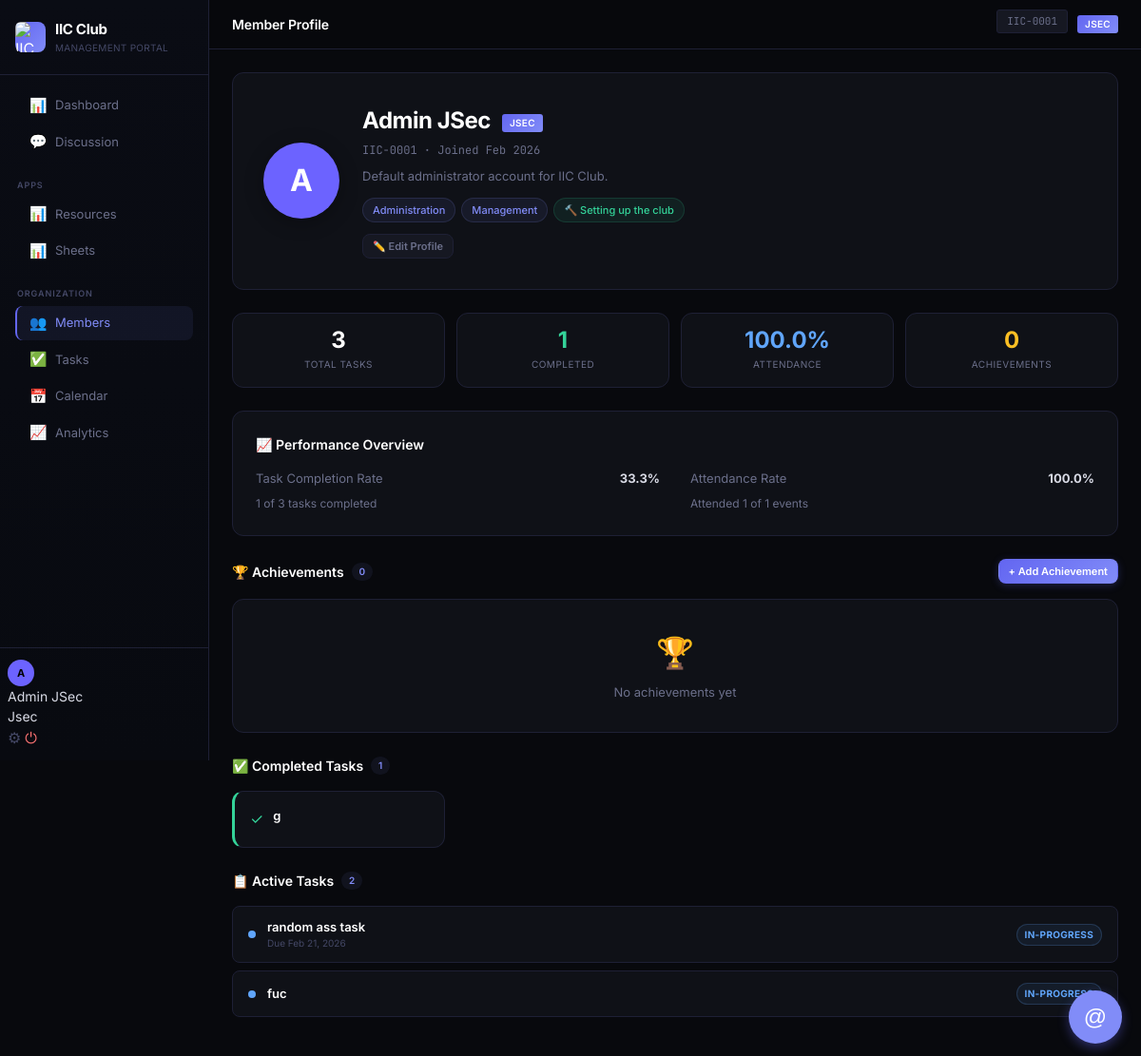
The app's page /members/1 (signed in) with its own data.
### models.py (models this page shows, shortened)
class User(db.Model):
    __tablename__ = 'users'
    id = db.Column(db.Integer, primary_key=True)
    unique_id = db.Column(db.String(20), unique=True, nullable=False)  # IIC-0001
    name = db.Column(db.String(100), nullable=False)
    email = db.Column(db.String(120), unique=True, nullable=False)
    password_hash = db.Column(db.String(256), nullable=False)
    role = db.Column(db.String(20), nullable=False, default='member')  # jsec, coordinator, member
    expertise = db.Column(db.String(255), default='')
    current_work = db.Column(db.String(255), default='')
    bio = db.Column(db.Text, default='')
    avatar_color = db.Column(db.String(7), default='#6C63FF')
    joined_at = db.Column(db.DateTime, default=datetime.utcnow)
    last_seen = db.Column(db.DateTime, default=datetime.utcnow)
    is_online = db.Column(db.Boolean, default=False)
    has_seen_tour = db.Column(db.Boolean, default=False)
    messages = db.relationship('Message', backref='author', lazy=True)
    resources = db.relationship('Resource', backref='shared_by', lazy=True)
    tasks_created = db.relationship('Task', foreign_keys='Task.created_by', backref='creator', lazy=True)
    events_created = db.relationship('Event', backref='creator', lazy=True)
    channel_memberships = db.relationship('ChannelMember', foreign_keys='ChannelMember.user_id', backref='member', lazy=True, cascade="all, delete-orphan")
    def can_manage_members(self):
        return self.role == 'jsec'
    def can_assign_work(self):
        return self.role in ('jsec', 'coordinator')

class Task(db.Model):
    __tablename__ = 'tasks'
    id = db.Column(db.Integer, primary_key=True)
    title = db.Column(db.String(200), nullable=False)
    description = db.Column(db.Text, default='')
    is_open = db.Column(db.Boolean, default=False)  # True = anyone can claim
    max_participants = db.Column(db.Integer, nullable=True)  # Max claimers for open tasks
    priority = db.Column(db.String(10), default='medium') # low, medium, high
    tags = db.Column(db.String(255), default='') # comma separated tags
    status = db.Column(db.String(20), default='pending')  # pending, in-progress, review, done
    due_date = db.Column(db.Date, nullable=True)
    created_by = db.Column(db.Integer, db.ForeignKey('users.id'), nullable=False)
    created_at = db.Column(db.DateTime, default=datetime.utcnow)
    submission_link = db.Column(db.String(500), default='')
    submission_notes = db.Column(db.Text, default='')
    assignees = db.relationship('TaskAssignee', backref='task', lazy=True, cascade="all, delete-orphan")

### views.py (the view)
@views.route('/members/<int:member_id>')
@login_required
def member_profile(member_id):
    member = User.query.get_or_404(member_id)
    task_ids = [ta.task_id for ta in TaskAssignee.query.filter_by(user_id=member.id).all()]
    member_tasks = Task.query.filter(Task.id.in_(task_ids)).all() if task_ids else []
    task_stats = {
        'total': len(member_tasks),
        'done': sum(1 for t in member_tasks if t.status == 'done'),
        'in_progress': sum(1 for t in member_tasks if t.status == 'in-progress'),
        'pending': sum(1 for t in member_tasks if t.status == 'pending'),
    }
    approved_achievements = Achievement.query.filter_by(user_id=member.id, status='approved').order_by(Achievement.created_at.desc()).all()
    pending_achievements = Achievement.query.filter_by(user_id=member.id, status='pending').order_by(Achievement.created_at.desc()).all()
    stats = AnalyticsService.get_member_stats(member.id)
    return render_template('member_profile.html',
        member=member, member_tasks=member_tasks, task_stats=task_stats,
        approved_achievements=approved_achievements,
        pending_achievements=pending_achievements,
        stats=stats
    )

### templates/member_profile.html (shortened to what this page needs)
{% extends 'base.html' %}
{% block page_title %}Member Profile{% endblock %}
{% block content %}
<div class="card profile-hero" style="margin-bottom: 1.5rem;">
    <div class="profile-hero-avatar" style="background-color: {{ member.avatar_color }};">
        {{ member.name[0] | upper }}
    </div>
    <div class="profile-hero-info">
        <div style="display:flex; align-items:center; gap:0.75rem; flex-wrap:wrap;">
            <h1 class="profile-hero-name">{{ member.name }}</h1>
            <span class="profile-role role-{{ member.role }}">{{ member.role | upper }}</span>
        </div>
        <div class="profile-hero-id">{{ member.unique_id }} · Joined {{ member.joined_at.strftime('%b %Y') }}</div>
        <p class="profile-hero-bio" id="bioDisplay">{{ member.bio or 'No bio yet' }}</p>
        <div class="profile-tags">
            {% if member.expertise %}
                {% for tag in member.expertise.split(',') %}
                    {% if tag.strip() %}
                    <span class="profile-tag">{{ tag.strip() }}</span>
                    {% endif %}
                {% endfor %}
            {% endif %}
            {% if member.current_work %}
            <span class="profile-tag working">🔨 {{ member.current_work }}</span>
            {% endif %}
        </div>
        {% if member.id == current_user.id %}
        <button class="btn btn-secondary btn-sm" style="margin-top: 0.75rem;" onclick="toggleEditProfile()">✏️ Edit Profile</button>
        {% endif %}
    </div>
</div>
<div class="profile-stats">
    <div class="profile-stat">
        <div class="profile-stat-value">{{ task_stats.total }}</div>
        <div class="profile-stat-label">Total Tasks</div>
    </div>
    <div class="profile-stat">
        <div class="profile-stat-value" style="color: var(--green);">{{ task_stats.done }}</div>
        <div class="profile-stat-label">Completed</div>
    </div>
    <div class="profile-stat">
        <div class="profile-stat-value" style="color: var(--blue);">{{ stats.attendance_rate }}%</div>
        <div class="profile-stat-label">Attendance</div>
    </div>
    <div class="profile-stat">
        <div class="profile-stat-value" style="color: var(--yellow);">{{ approved_achievements | length }}</div>
        <div class="profile-stat-label">Achievements</div>
    </div>
</div>
{% if current_user.can_manage_members() or current_user.id == member.id %}
<div class="card" style="margin-bottom: 1.5rem; padding: 1.5rem;">
    <h2 class="section-title" style="margin-bottom: 1rem;">📈 Performance Overview</h2>
    <div style="display: flex; flex-wrap: wrap; gap: 2rem;">
        <div style="flex: 1; min-width: 250px;">
            <div style="display:flex; justify-content:space-between; font-size:0.8125rem; margin-bottom:0.5rem;">
                <span style="color:var(--text-dim);">Task Completion Rate</span>
                <span style="font-weight:700;">{{ stats.task_rate }}%</span>
            </div>
            <div style="font-size:0.75rem; color:var(--text-dim); margin-top:0.5rem;">
                {{ stats.tasks_completed }} of {{ stats.tasks_assigned }} tasks completed
            </div>
        </div>
        <div style="flex: 1; min-width: 250px;">
            <div style="display:flex; justify-content:space-between; font-size:0.8125rem; margin-bottom:0.5rem;">
                <span style="color:var(--text-dim);">Attendance Rate</span>
                <span style="font-weight:700;">{{ stats.attendance_rate }}%</span>
            </div>
            <div style="font-size:0.75rem; color:var(--text-dim); margin-top:0.5rem;">
                Attended {{ stats.events_attended }} of {{ stats.total_events }} events
            </div>
        </div>
    </div>
</div>
{% endif %}
<div style="margin-bottom: 1.5rem;">
    <div style="display:flex; align-items:center; justify-content:space-between; margin-bottom:1rem;">
        <h2 class="section-title" style="margin-bottom:0;">🏆 Achievements <span class="badge-count">{{ approved_achievements | length }}</span></h2>
        {% if current_user.can_assign_work() %}
        <button class="btn btn-primary btn-sm" onclick="toggleAddAchievement()">+ Add Achievement</button>
        {% endif %}
    </div>
    {% if approved_achievements %}
    <div class="achievement-grid">
        {% for a in approved_achievements %}
        <div class="achievement-card">
            <span class="achievement-category">{{ a.category }}</span>
            <div class="achievement-icon">{{ a.icon }}</div>
            <div class="achievement-title">{{ a.title }}</div>
            <div class="achievement-desc">{{ a.description }}</div>
            <div class="achievement-meta">Awarded by {{ a.awarder.name }} · {{ a.created_at.strftime('%b %d, %Y') }}</div>
        </div>
        {% endfor %}
    </div>
    {% else %}
    <div class="card" style="text-align:center; padding:2rem;">
        <div style="font-size:2rem; margin-bottom:0.5rem;">🏆</div>
        <p style="color: var(--text-dim); font-size: 0.8125rem;">No achievements yet</p>
    </div>
    {% endif %}
</div>
<div style="margin-bottom: 1.5rem;">
    <h2 class="section-title">✅ Completed Tasks <span class="badge-count">{{ task_stats.done }}</span></h2>
    {% set done_tasks = member_tasks | selectattr('status', 'equalto', 'done') | list %}
    {% if done_tasks %}
    <div class="achievement-grid">
        {% for task in done_tasks %}
        <div class="card" style="border-left: 3px solid var(--green); padding: 1rem;">
            <div style="display:flex; align-items:start; gap:0.625rem;">
                <span style="color:var(--green); font-size:1rem; flex-shrink:0;">✓</span>
                <div style="flex:1; min-width:0;">
                    <div style="font-size:0.8125rem; font-weight:600; color:#fff; margin-bottom:0.25rem;">{{ task.title }}</div>
                </div>
            </div>
        </div>
        {% endfor %}
    </div>
    {% else %}
    <div class="card" style="text-align:center; padding:1.5rem;">
        <p style="color: var(--text-dim); font-size: 0.8125rem;">No completed tasks yet</p>
    </div>
    {% endif %}
</div>
<div style="margin-bottom: 1.5rem;">
    {% set active_tasks = member_tasks | rejectattr('status', 'equalto', 'done') | list %}
    <h2 class="section-title">📋 Active Tasks <span class="badge-count">{{ active_tasks | length }}</span></h2>
    {% if active_tasks %}
        {% for task in active_tasks %}
        <div class="task-mini">
            <div class="task-mini-status {{ task.status }}"></div>
            <div class="task-mini-info">
                <div class="task-mini-title">{{ task.title }}</div>
                {% if task.due_date %}
                <div class="task-mini-due">Due {{ task.due_date.strftime('%b %d, %Y') }}</div>
                {% endif %}
            </div>
            <span class="badge badge-{{ task.status }}" style="font-size:0.625rem;">{{ task.status }}</span>
        </div>
        {% endfor %}
    {% else %}
    <div class="card" style="text-align:center; padding: 1.5rem;">
        <p style="color: var(--text-dim); font-size: 0.8125rem;">No active tasks</p>
    </div>
    {% endif %}
</div>
{% endblock %}

### templates/base.html (shortened to what this page needs)
<!DOCTYPE html>
<html lang="en">
<head>
    <link rel="stylesheet" href="{{ url_for('static', filename='css/style.css') }}">
    <link rel="stylesheet" href="https://cdn.jsdelivr.net/npm/driver.js@1.0.1/dist/driver.css"/>
</head>
<body>
    {% if current_user %}
    <div class="app-layout">
        <aside class="sidebar">
            <div class="sidebar-header">
                <div class="sidebar-logo">
                    <div class="logo-icon"><img src="{{ url_for('static', filename='iiclogo.png') }}" alt="IIC"
                            style="width: 32px; height: 32px; border-radius: 6px;"></div>
                    <div>
                        <span class="logo-text">IIC Club</span>
                        <span class="logo-sub">Management Portal</span>
                    </div>
                </div>
            </div>
            <nav class="sidebar-nav">
                <div class="nav-section">
                    <button id="mentionToggle" class="mention-btn-toggle" onclick="toggleMentionPanel()">
                        @
                    </button>
                    <a href="{{ url_for('views.dashboard') }}"
                        class="nav-link {% if request.endpoint == 'views.dashboard' %}active{% endif %}">
                        <span class="nav-icon">📊</span> Dashboard
                    </a>
                    <a href="{{ url_for('views.discussion') }}"
                        class="nav-link {% if request.endpoint == 'views.discussion' %}active{% endif %}">
                        <span class="nav-icon">💬</span> Discussion
                    </a>
                </div>
                <div class="nav-section">
                    <div class="nav-section-title">Apps</div>
                    <a href="{{ url_for('views.resources') }}"
                        class="nav-link {% if request.endpoint == 'views.resources' %}active{% endif %}">
                        <span class="nav-icon">📊</span> Resources
                    </a>
                    <a href="{{ url_for('views.sheets') }}"
                        class="nav-link {% if request.endpoint in ['views.sheets', 'views.sheet_view'] %}active{% endif %}">
                        <span class="nav-icon">📊</span> Sheets
                    </a>
                </div>
                <div class="nav-section">
                    <div class="nav-section-title">Organization</div>
                    <a href="{{ url_for('views.members') }}"
                        class="nav-link {% if request.endpoint in ['views.members', 'views.member_profile'] %}active{% endif %}">
                        <span class="nav-icon">👥</span> Members
                    </a>
                    <a href="{{ url_for('views.tasks') }}"
                        class="nav-link {% if request.endpoint == 'views.tasks' %}active{% endif %}">
                        <span class="nav-icon">✅</span> Tasks
                    </a>
                    <a href="{{ url_for('views.calendar_view') }}"
                        class="nav-link {% if request.endpoint == 'views.calendar_view' %}active{% endif %}">
                        <span class="nav-icon">📅</span> Calendar
                    </a>
                    {% if current_user.role in ['jsec', 'coordinator'] %}
                    <a href="{{ url_for('views.analytics') }}"
                        class="nav-link {% if request.endpoint == 'views.analytics' %}active{% endif %}">
                        <span class="nav-icon">📈</span> Analytics
                    </a>
                    {% endif %}
                </div>
            </nav>
            <div class="sidebar-footer">
                <div class="user-mini-profile">
                    <div class="user-avatar" style="background-color: {{ current_user.avatar_color }}">
                        {{ current_user.name[0] | upper }}
                    </div>
                    <div class="user-info">
                        <div class="user-name">{{ current_user.name }}</div>
                        <div class="user-role">{{ current_user.role | title }}</div>
                    </div>
                    <div class="user-actions" style="margin-left: auto; display: flex; gap: 4px;">
                        <button onclick="openChangePasswordModal()" title="Change Password" style="background:none;border:none;cursor:pointer;color:var(--text-muted);font-size:16px;">⚙</button>
                        <a href="{{ url_for('auth.logout') }}" title="Logout" style="color: var(--red); text-decoration: none; font-size: 16px;">⏻</a>
                    </div>
                </div>
            </div>
        </aside>
        <main class="main-content">
            <header class="topbar">
                <div class="d-flex align-center gap-2">
                    <h1 class="topbar-title">{% block page_title %}Dashboard{% endblock %}</h1>
                </div>
                <div class="topbar-actions">
                    <span class="profile-id">{{ current_user.unique_id }}</span>
                    <span class="profile-role role-{{ current_user.role }}">{{ current_user.role }}</span>
                </div>
            </header>
            <div class="page-content">
                {% block content %}{% endblock %}
            </div>
        </main>
    </div>
    {% else %}
    {% block fullpage %}{% endblock %}
    {% endif %}
</body>
</html>

### records on screen
User: name "A", name "Admin JSec", role "Jsec", unique_id "IIC-0001", role "JSEC", joined_at "Feb 2026", bio "Default administrator account for IIC Club.", current_work "Setting up the club"
Task: title "g"
Task: title "random ass task", due_date "Feb 21, 2026", status "IN-PROGRESS"
Task: title "fuc", status "IN-PROGRESS"

### other values on screen
{{ tag.strip() }} "Administration" "Management"
{{ task_stats.total }} "3"
{{ task_stats.done }} "1"
{{ stats.attendance_rate }} "100.0"
{{ approved_achievements | length }} "0"
{{ stats.task_rate }} "33.3"
{{ stats.tasks_completed }} "1"
{{ stats.tasks_assigned }} "3"
{{ stats.events_attended }} "1"
{{ stats.total_events }} "1"
{{ active_tasks | length }} "2"
